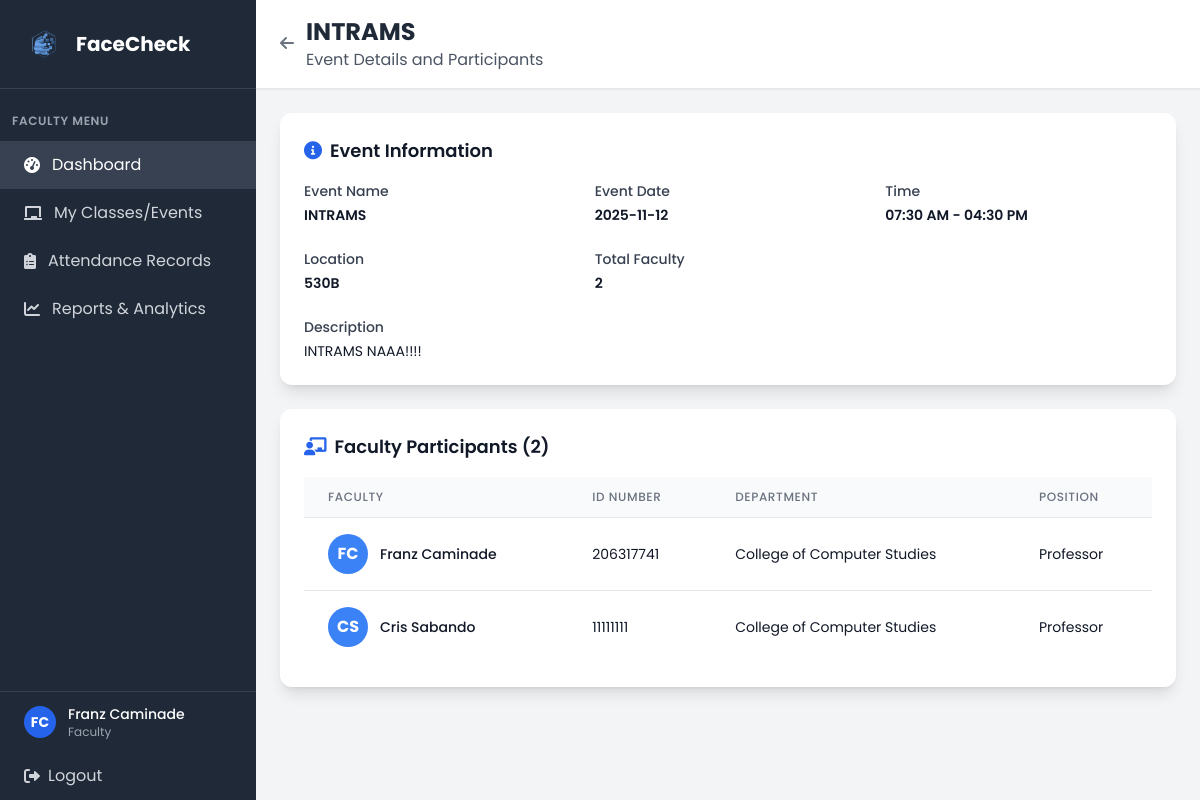
Screenshot of /faculty/event/1 (signed in) with the database file from the repository.
### tables this page shows
CREATE TABLE user (
            user_id INTEGER PRIMARY KEY AUTOINCREMENT,
            idno VARCHAR(20) NOT NULL UNIQUE,
            firstname VARCHAR(50) NOT NULL,
            lastname VARCHAR(50) NOT NULL,
            role VARCHAR(10) NOT NULL CHECK (role IN ('admin', 'faculty', 'student')),
            password VARCHAR(255) NOT NULL,
            created_at DATETIME DEFAULT CURRENT_TIMESTAMP,
            is_active BOOLEAN DEFAULT 1,
            dept_id INTEGER,
            FOREIGN KEY (dept_id) REFERENCES department(dept_id)
        );

CREATE TABLE event (
            event_id INTEGER PRIMARY KEY AUTOINCREMENT,
            event_name VARCHAR(20) NOT NULL,
            description TEXT,
            event_date DATETIME NOT NULL,
            start_time TIME,
            end_time TIME,
            room VARCHAR(20),
            faculty_id INTEGER NOT NULL, is_active BOOLEAN DEFAULT 1,
            FOREIGN KEY (faculty_id) REFERENCES faculty(faculty_id)
        );

CREATE TABLE faculty (
            faculty_id INTEGER PRIMARY KEY AUTOINCREMENT,
            position VARCHAR(30) NOT NULL,
            user_id INTEGER NOT NULL, attendance_image VARCHAR(255), profile_picture VARCHAR(255),
            FOREIGN KEY (user_id) REFERENCES user(user_id)
        );

### app.py (the view)
@app.route('/faculty/event/<int:event_id>')
def faculty_event_view(event_id):
    if 'user_id' not in session or session['role'] != 'faculty':
        return redirect(url_for('login'))
    conn = get_db_connection()
    try:
        conn.execute('ALTER TABLE faculty ADD COLUMN profile_picture VARCHAR(255)')
        conn.commit()
    except:
        pass  # Column already exists
    faculty = conn.execute('''
        SELECT f.faculty_id, u.firstname, u.lastname, u.idno, f.attendance_image, f.profile_picture
        FROM faculty f
        JOIN user u ON f.user_id = u.user_id
        WHERE u.user_id = ?
    ''', (session['user_id'],)).fetchone()
    if not faculty:
        conn.close()
        flash('Faculty record not found', 'error')
        return redirect(url_for('faculty_dashboard'))
    event_info = conn.execute('''
        SELECT e.* FROM event e
        WHERE e.event_id = ? AND e.is_active = 1
        AND (e.faculty_id = ? OR e.event_id IN (
            SELECT ef.event_id FROM event_faculty ef WHERE ef.faculty_id = ?
        ))
    ''', (event_id, faculty['faculty_id'], faculty['faculty_id'])).fetchone()
    if not event_info:
        conn.close()
        flash('Event not found or access denied', 'error')
        return redirect(url_for('faculty_my_classes'))
    is_organizer = event_info['faculty_id'] == faculty['faculty_id']
    faculty_members = conn.execute('''
        SELECT u.idno, u.firstname, u.lastname, d.dept_name, f.position, f.attendance_image,
               CASE WHEN e.faculty_id = f.faculty_id THEN 1 ELSE 0 END as is_organizer
        FROM event e
        LEFT JOIN event_faculty ef ON e.event_id = ef.event_id
        JOIN faculty f ON (e.faculty_id = f.faculty_id OR ef.faculty_id = f.faculty_id)
        JOIN user u ON f.user_id = u.user_id
        LEFT JOIN department d ON u.dept_id = d.dept_id
        WHERE e.event_id = ?
        GROUP BY f.faculty_id
        ORDER BY is_organizer DESC, u.firstname, u.lastname
    ''', (event_id,)).fetchall()
    def format_time(value):
        if not value:
            return None
        try:
            time_str = str(value)
            time_formats = ['%H:%M:%S', '%H:%M']
            for fmt in time_formats:
                try:
                    return datetime.strptime(time_str, fmt).strftime('%I:%M %p')
                except ValueError:
                    continue
            return time_str
        except Exception:
            return str(value)
    start_time = format_time(event_info['start_time'])
    end_time = format_time(event_info['end_time'])
    conn.close()
    return render_template('faculty/faculty_event_view.html',
                         event_info=event_info,
                         faculty=faculty,
                         faculty_members=faculty_members,
                         start_time=start_time,
                         end_time=end_time,
                         is_organizer=is_organizer)

### app.py (called while the page is built)
def get_db_connection():
    try:
        conn = sqlite3.connect('facecheck.db', timeout=30.0)
        conn.row_factory = sqlite3.Row
        conn.execute('PRAGMA foreign_keys = ON')
        try:
            cur = conn.cursor()
            cur.execute("PRAGMA table_info(faculty)")
            columns = [row[1] for row in cur.fetchall()]
            if 'attendance_image' not in columns:
                cur.execute("ALTER TABLE faculty ADD COLUMN attendance_image VARCHAR(255)")
                conn.commit()
        except Exception:
            pass
        return conn
    except sqlite3.Error as e:
        print(f"Database connection error: {e}")
        raise

### templates/faculty/faculty_event_view.html (shortened to what this page needs)
<!DOCTYPE html>
<html lang="en">
<head>
    <script src="https://cdn.tailwindcss.com"></script>
    <link href="https://cdnjs.cloudflare.com/ajax/libs/font-awesome/6.0.0/css/all.min.css" rel="stylesheet">
    <link rel="stylesheet" href="{{ url_for('static', filename='css/global.css') }}">
</head>
<body class="bg-gray-100">
    <div class="flex h-screen">
        <div class="w-64 bg-gray-800 text-white">
            <div class="p-6 border-b border-gray-700">
                <div class="flex items-center">
                    <img src="{{ url_for('static', filename='img/FaceCheck_Logo.png') }}" alt="FaceCheck logo" class="w-10 h-10 mr-3">
                    <h1 class="text-xl font-bold">FaceCheck</h1>
                </div>
            </div>
            <nav class="mt-6">
                <div class="px-3">
                    <div class="text-xs font-semibold text-gray-400 uppercase tracking-wider mb-3">Faculty Menu</div>
                </div>
                <a href="{{ url_for('faculty_dashboard') }}" class="flex items-center px-6 py-3 bg-gray-700 text-white">
                    <i class="fas fa-tachometer-alt mr-3"></i>
                    Dashboard
                </a>
                <a href="{{ url_for('faculty_my_classes') }}" class="flex items-center px-6 py-3 text-gray-300 hover:bg-gray-700 hover:text-white transition duration-200">
                    <i class="fas fa-chalkboard mr-3"></i>
                    My Classes/Events
                </a>
                <a href="{{ url_for('faculty_attendance_records') }}" class="flex items-center px-6 py-3 text-gray-300 hover:bg-gray-700 hover:text-white transition duration-200">
                    <i class="fas fa-clipboard-list mr-3"></i>
                    Attendance Records
                </a>
                <a href="/attendance_reports" class="flex items-center px-6 py-3 text-gray-300 hover:bg-gray-700 hover:text-white transition duration-200">
                    <i class="fas fa-chart-line mr-3"></i>
                    Reports & Analytics
                </a>
            </nav>
            <div class="absolute bottom-0 w-64 border-t border-gray-700">
                <a href="{{ url_for('faculty_profile') }}" class="flex items-center px-6 py-3 hover:bg-gray-700 transition duration-200">
                    {% if faculty.profile_picture %}
                    <img src="{{ url_for('static', filename='profile_pictures/' + faculty.profile_picture) }}"
                         alt="{{ faculty.firstname }} {{ faculty.lastname }}"
                         class="w-8 h-8 rounded-full object-cover border-2 border-blue-600 mr-3"
                         onerror="this.onerror=null; this.style.display='none'; this.nextElementSibling.style.display='flex';">
                    <div class="w-8 h-8 bg-blue-600 rounded-full items-center justify-center mr-3 hidden">
                        <span class="text-white text-sm font-bold">{{ faculty.firstname[0] }}{{ faculty.lastname[0] }}</span>
                    </div>
                    {% else %}
                    <div class="w-8 h-8 bg-blue-600 rounded-full flex items-center justify-center mr-3">
                        <span class="text-white text-sm font-bold">{{ faculty.firstname[0] }}{{ faculty.lastname[0] }}</span>
                    </div>
                    {% endif %}
                    <div>
                        <div class="text-sm font-medium">{{ faculty.firstname }} {{ faculty.lastname }}</div>
                        <div class="text-xs text-gray-400">Faculty</div>
                    </div>
                </a>
                <a href="{{ url_for('logout') }}" class="flex items-center px-6 py-3 text-gray-300 hover:bg-gray-700 hover:text-white transition duration-200">
                    <i class="fas fa-sign-out-alt mr-2"></i>
                    Logout
                </a>
            </div>
        </div>
        <div class="flex-1 flex flex-col overflow-hidden">
            <header class="bg-white shadow-sm border-b border-gray-200">
                <div class="px-6 py-4">
                    <div class="flex items-center justify-between">
                        <div>
                            <div class="flex items-center space-x-3">
                                <a href="{{ url_for('faculty_my_classes') }}" class="text-gray-500 hover:text-gray-700">
                                    <i class="fas fa-arrow-left"></i>
                                </a>
                                <div>
                                    <h2 class="text-2xl font-bold text-gray-800">{{ event_info.event_name }}</h2>
                                    <p class="text-gray-600">Event Details and Participants</p>
                                </div>
                            </div>
                        </div>
                    </div>
                </div>
            </header>
            <main class="flex-1 overflow-y-auto p-6">
                <div class="max-w-7xl mx-auto">
                    <div class="bg-white rounded-xl shadow-lg p-6 mb-6">
                        <h3 class="text-lg font-semibold text-gray-900 mb-4">
                            <i class="fas fa-info-circle mr-2 text-blue-600"></i>Event Information
                        </h3>
                        <div class="grid grid-cols-1 md:grid-cols-2 lg:grid-cols-3 gap-6">
                            <div>
                                <label class="block text-sm font-medium text-gray-700 mb-1">Event Name</label>
                                <p class="text-sm text-gray-900 font-semibold">{{ event_info.event_name }}</p>
                            </div>
                            <div>
                                <label class="block text-sm font-medium text-gray-700 mb-1">Event Date</label>
                                <p class="text-sm text-gray-900 font-semibold">{{ event_info.event_date }}</p>
                            </div>
                            <div>
                                <label class="block text-sm font-medium text-gray-700 mb-1">Time</label>
                                <p class="text-sm text-gray-900 font-semibold">
                                    {% if start_time and end_time %}
                                        {{ start_time }} - {{ end_time }}
                                    {% else %}
                                        Not set
                                    {% endif %}
                                </p>
                            </div>
                            <div>
                                <label class="block text-sm font-medium text-gray-700 mb-1">Location</label>
                                <p class="text-sm text-gray-900 font-semibold">{{ event_info.room or 'TBA' }}</p>
                            </div>
                            <div>
                                <label class="block text-sm font-medium text-gray-700 mb-1">Total Faculty</label>
                                <p class="text-sm text-gray-900 font-semibold">{{ faculty_members|length }}</p>
                            </div>
                            {% if event_info.description %}
                            <div class="md:col-span-2 lg:col-span-3">
                                <label class="block text-sm font-medium text-gray-700 mb-1">Description</label>
                                <p class="text-sm text-gray-900">{{ event_info.description }}</p>
                            </div>
                            {% endif %}
                        </div>
                    </div>
                    <div class="bg-white rounded-xl shadow-lg p-6">
                        <div class="flex items-center justify-between mb-4">
                            <h3 class="text-lg font-semibold text-gray-900">
                                <i class="fas fa-chalkboard-teacher mr-2 text-blue-600"></i>Faculty Participants ({{ faculty_members|length }})
                            </h3>
                        </div>
                        {% if faculty_members %}
                        <div class="overflow-x-auto">
                            <table class="min-w-full divide-y divide-gray-200">
                                <thead class="bg-gray-50">
                                    <tr>
                                        <th class="px-6 py-3 text-left text-xs font-medium text-gray-500 uppercase tracking-wider">Faculty</th>
                                        <th class="px-6 py-3 text-left text-xs font-medium text-gray-500 uppercase tracking-wider">ID Number</th>
                                        <th class="px-6 py-3 text-left text-xs font-medium text-gray-500 uppercase tracking-wider">Department</th>
                                        <th class="px-6 py-3 text-left text-xs font-medium text-gray-500 uppercase tracking-wider">Position</th>
                                    </tr>
                                </thead>
                                <tbody class="bg-white divide-y divide-gray-200">
                                    {% for member in faculty_members %}
                                    <tr class="hover:bg-gray-50">
                                        <td class="px-6 py-4 whitespace-nowrap">
                                            <div class="flex items-center">
                                                {% if member.attendance_image %}
                                                <div class="h-10 w-10 rounded-full bg-blue-500 items-center justify-center text-white font-bold mr-3 hidden">
                                                    {{ member.firstname[0] }}{{ member.lastname[0] }}
                                                </div>
                                                {% else %}
                                                <div class="h-10 w-10 rounded-full bg-blue-500 flex items-center justify-center text-white font-bold mr-3">
                                                    {{ member.firstname[0] }}{{ member.lastname[0] }}
                                                </div>
                                                {% endif %}
                                                <div>
                                                    <div class="text-sm font-medium text-gray-900">{{ member.firstname }} {{ member.lastname }}</div>
                                                </div>
                                            </div>
                                        </td>
                                        <td class="px-6 py-4 whitespace-nowrap text-sm text-gray-900">{{ member.idno }}</td>
                                        <td class="px-6 py-4 whitespace-nowrap text-sm text-gray-900">{{ member.dept_name or 'N/A' }}</td>
                                        <td class="px-6 py-4 whitespace-nowrap text-sm text-gray-900">{{ member.position or 'Faculty' }}</td>
                                    </tr>
                                    {% endfor %}
                                </tbody>
                            </table>
                        </div>
                        {% else %}
                        <div class="text-center py-12">
                            <i class="fas fa-user-slash text-gray-400 text-6xl mb-4"></i>
                            <h3 class="text-lg font-medium text-gray-900 mb-2">No Faculty Found</h3>
                            <p class="text-gray-600">No faculty records are available.</p>
                        </div>
                        {% endif %}
                    </div>
                </div>
            </main>
        </div>
    </div>
</body>
</html>

### static/css/global.css (style rules this page uses)
html, body, button, input, textarea, select { font-family: 'Poppins', 'Segoe UI', sans-serif !important; }

### rows the page displays
user: firstname "F", lastname "C", firstname "Franz", lastname "Caminade"
event: event_name "INTRAMS", event_date "2025-11-12", room "530B", description "INTRAMS NAAA!!!!"
faculty: firstname "F", lastname "C", firstname "Franz", lastname "Caminade", idno "206317741", dept_name "College of Computer Studies", position "Professor"
faculty: firstname "C", lastname "S", firstname "Cris", lastname "Sabando", idno "11111111", dept_name "College of Computer Studies", position "Professor"

### other values shown
{{ start_time }} "07:30 AM"
{{ end_time }} "04:30 PM"
{{ faculty_members|length }} "2"
